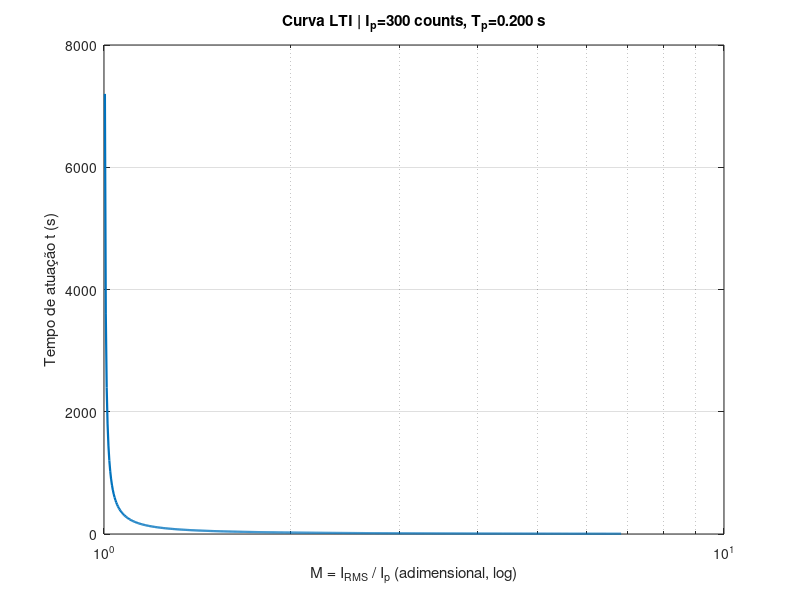
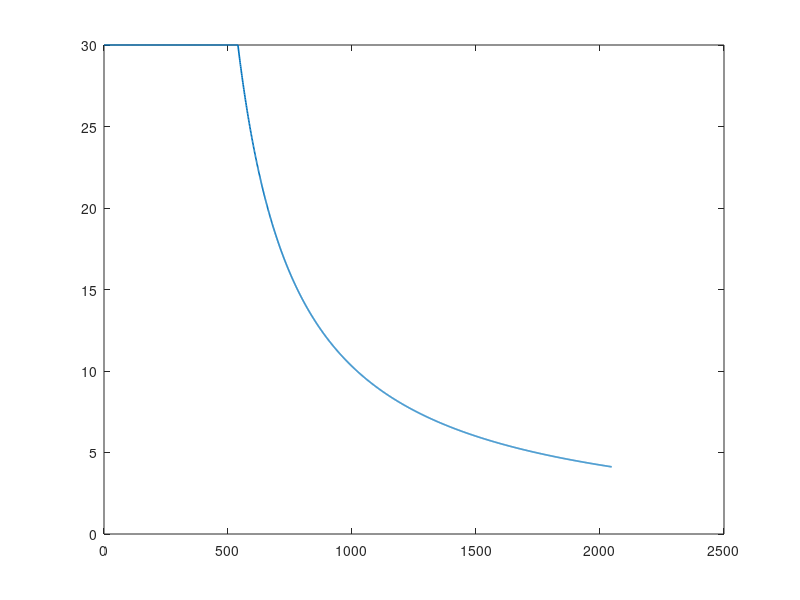

Write MATLAB code to recreate these figures, in order. (Note: this script raises an error after producing the figures.)
%% ================================================================
%  CURVA 51 / 51N (IEC): Geração de LUT (0..2047 contagens RMS)
%  Entradas: Tp, Ip (counts), curva, tmin, tmax
%  Saída: LUT em ms (inteira), com tmax até Ip
% ================================================================
clear; close all; clc;

%% --------- ENTRADAS DO USUÁRIO ---------------------------------
Tp_s    = 0.200;     % Time dial (segundos)
Ip      = 300;       % Pickup em contagens RMS (0..2047)
curva   = 'LTI';      % 'NI' | 'VI' | 'EI' | 'LTI'
tmin_ms = 10;        % limite inferior (ms)
tmax_ms = 30000;     % limite superior (ms)

%% --------- EIXO DE IRMS (12 bits) ------------------------------
Irms = 0:2047;                       % todos os valores possíveis (RMS, 12 bits)
M    = Irms ./ max(Ip,1);            % razão M = I/Ip (evita divisão por zero)

%% --------- PARÂMETROS DA CURVA IEC -----------------------------
switch upper(strtrim(curva))
    case 'NI'   % Inversa Normal
        K = 0.14;   alpha = 0.02;
    case 'VI'   % Muito Inversa
        K = 13.5;   alpha = 1.00;
    case 'EI'   % Extremamente Inversa
        K = 80.0;   alpha = 2.00;
    case 'LTI'  % Inversa Longa
        K = 120.0;  alpha = 1.00;
    otherwise
        error('Curva inválida. Use: ''NI'', ''VI'', ''EI'' ou ''LTI''.');
end

%% --------- CÁLCULO DO TEMPO -----------------------------------
% Apenas para M>1 aplicamos a expressão; abaixo/igual a Ip => 0 (sem atuação)
idx_act  = (M > 1);
denom    = (M(idx_act).^alpha) - 1.0;
t_s      = zeros(size(Irms));             % segundos (double)
t_s(idx_act) = (K ./ denom) * Tp_s;       % t = K/(M^alpha - 1) * Tp

% Limites práticos em ms e quantização simples (inteiro)
t_ms          = 1000 * t_s;               % ms (double)
t_ms_raw = t_ms;
t_ms(idx_act) = max(t_ms(idx_act), tmin_ms);
t_ms(idx_act) = min(t_ms(idx_act), tmax_ms);

% ---- LUT final: 0..2047 em milissegundos, zeros até Ip ----------
lut_ms = round(t_ms);                      % inteiro (pode ser uint32 se quiser)
lut_ms(~idx_act) = tmax_ms;                      % força tmax nas posições Irms <= Ip

%% --------- GRÁFICOS --------------------------------------------
% (1) Temporização em segundos para Irms/Ip > 1
figure('Name','Tempo (s) apenas para M>1');
semilogx(M(idx_act), t_s(idx_act), 'LineWidth', 1.6);
grid on; xlabel('M = I_{RMS} / I_p (adimensional, log)');
ylabel('Tempo de atuação t (s)');
title(sprintf('Curva %s | I_p=%d counts, T_p=%.3f s', upper(curva), Ip, Tp_s));

% (2) LUT completa (0..2047) em ms
figure('Name','LUT completa 0..2047');
plot(Irms, lut_ms/1000, 'LineWidth', 1.2);
hold on; xline(Ip, '--r', 'Pickup (Ip)', 'LabelVerticalAlignment','bottom');
grid on; xlim([0 2047]);
xlabel('I_{RMS} (counts)');
ylabel('Tempo (s)');
title(sprintf('LUT 0..2047 (ms) | zeros até Ip=%d | Curva %s', Ip, upper(curva)));

%% --------- (Opcional) Exibir alguns valores --------------------
fprintf('Exemplos:\n');
for val = [406 426, 435,445,493, 554,581,637]
    if val >= 0 && val <= 2047
        fprintf('Irms=%4d -> LUT=%5d ms\n', val, lut_ms(val+1));
    end
end


%% Geração de arquivo para inicializar RAM
% Supondo que o seu vetor é 'lut_ms' (1x2048 ou 2048x1), inteiro não-negativo
lut = uint32(lut_ms(:));                       % garante tipo inteiro
lut = min(lut, uint32(2^20-1));                % clamp em 20 bits

fid = fopen('lut_ms.mem','w');
fprintf(fid, '%05X\n', lut);                   % 20 bits -> 5 hex por linha
fclose(fid);

lut = uint32(lut_ms(:));
fid = fopen('lut_init.vhd','w');
fprintf(fid,'shared variable ram : memory_t := (\n');
for i = 1:numel(lut)
    fprintf(fid,'  %4d => std_logic_vector(to_unsigned(%u, 20)),\n', i-1, lut(i));
end
fprintf(fid,'  others => (others => ''0'')\n);\n');
fclose(fid);


%% Gerar coe

% Parâmetros
WIDTH = 20; 
DEPTH = 2048;

% vetor:
lut = uint32(lut_ms(:));              % garante tipo inteiro sem sinal
lut = mod(lut, 2^WIDTH);              % clamp/two's complement para WIDTH

% Ajusta tamanho: corta ou preenche com zero
if numel(lut) < DEPTH
    lut(end+1:DEPTH) = 0;
elseif numel(lut) > DEPTH
    lut = lut(1:DEPTH);
end

% Escreve COE em HEX com 5 dígitos (20 bits)
fid = fopen('lut_ms.coe','w');
fprintf(fid,'memory_initialization_radix=16;\n');
fprintf(fid,'memory_initialization_vector=\n');
for i = 1:DEPTH
    sep = ','; if i==DEPTH, sep = ';'; end
    fprintf(fid, '%05X%s\n', lut(i), sep);
end
fclose(fid);
